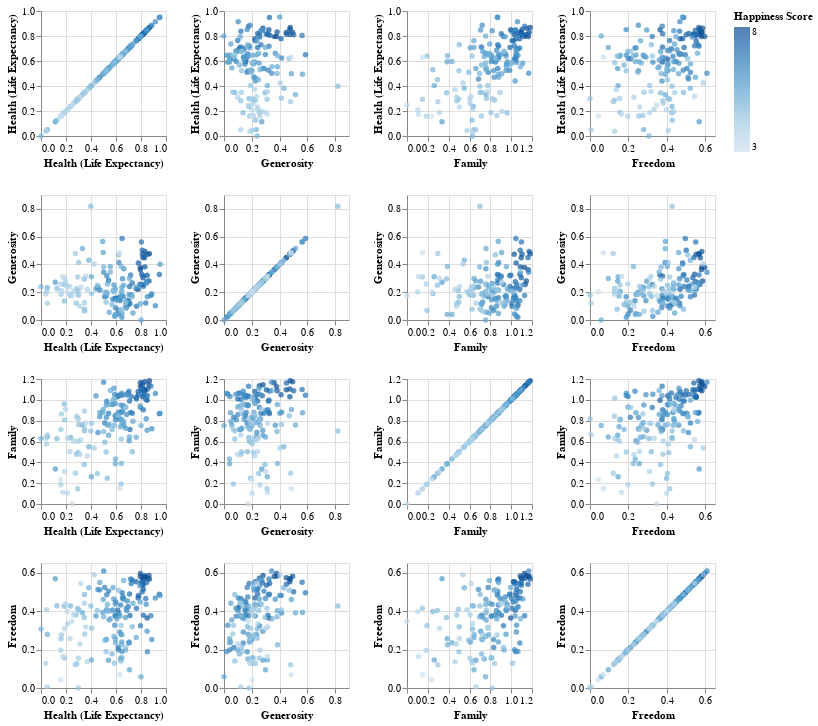

This figure's notebook cell:
### Markdown cell above
In our last chart, we'll experiment with faceting our data to visualize different charts for different combinations of dimensions. To do this, we'll use the <code>repeat</code> function to look at happiness scores (mapped to color) across health, generosity, family and freedom. Which dimensions appear to correlate most to happiness?

### Code cell
# Build a SPLOM
alt.Chart(data).mark_circle().encode(
    alt.X(alt.repeat("column"), type="quantitative"),
    alt.Y(alt.repeat("row"), type="quantitative"),
    color="Happiness Score",
    tooltip=["Country", "Happiness Score"]
).properties(
    width=125,
    height=125
).repeat(
    row=["Health (Life Expectancy)", "Generosity","Family", "Freedom"],
    column=["Health (Life Expectancy)", "Generosity", "Family", "Freedom"]
)

### Figure 1 — Vega-Lite specification as saved in the notebook (floating-point values rounded to 4 significant figures; data arrays with more than 128 entries replaced by an {"elided": "..."} marker saying what was removed)
{"config": {"view": {"continuousWidth": 400, "continuousHeight": 300}}, "repeat": {"column": ["Health (Life Expectancy)", "Generosity", "Family", "Freedom"], "row": ["Health (Life Expectancy)", "Generosity", "Family", "Freedom"]}, "spec": {"data": {"name": "data-7788278e77f66128859c57f947a291e7"}, "mark": "circle", "encoding": {"color": {"type": "quantitative", "field": "Happiness Score"}, "tooltip": [{"type": "nominal", "field": "Country"}, {"type": "quantitative", "field": "Happiness Score"}], "x": {"type": "quantitative", "field": {"repeat": "column"}}, "y": {"type": "quantitative", "field": {"repeat": "row"}}}, "height": 125, "width": 125}, "$schema": "https://vega.github.io/schema/vega-lite/v4.8.1.json", "datasets": {"data-7788278e77f66128859c57f947a291e7": {"elided": "157 records"}}}
